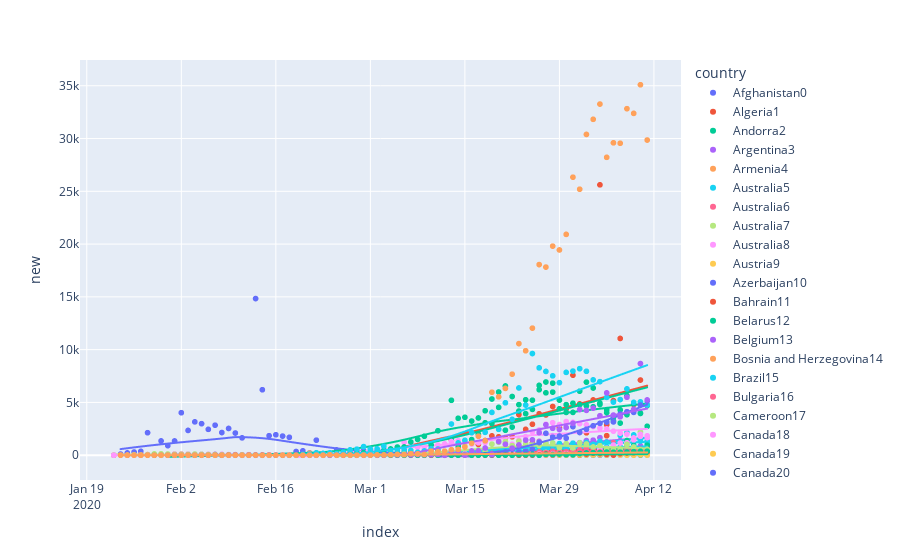

Write notebook code for a chart like this one.
### Code cell
#Create template for cleaning data
c1 = pd.concat([data4['index'], data4.iloc[:, 1:2]], axis = 1)
c1['country'] = c1.columns[1] + str(0)
c1.columns = ['index', 'new', 'country']
c1 = c1[c1['index'] >= c1[c1['new'] > 0]['index'].min()]
c1 = c1[c1['index'] <= c1[c1['new'] > 1]['index'].max()]
c1['prevTtl'] = c1['new'].cumsum() - c1['new']
c1['prevNew'] = c1.new.shift(1)
c1 = c1.fillna(0)
c1['rel2Peak'] = c1['index'] - c1[c1['new'] == c1['new'].max()]['index'].min()
r2p = []
for i in range(len(c1['rel2Peak'])):
    r = c1['rel2Peak'].iloc[i].days
    r2p.append(r)
c1['rel2Peak'] = r2p
c1['peak'] = c1[c1['new'] == c1['new'].max()]['new'].values[0]

#Clean and reshape data for plotting
forPlot = c1

for i in range(data4.shape[1] - 3):
    c = pd.concat([data4['index'], data4.iloc[:, i+2:i+3]], axis = 1)
    c['country'] = c.columns[1] + str(i+1)
    c.columns = ['index', 'new', 'country']
    c = c[c['index'] >= c[c['new'] > 0]['index'].min()]
    c = c[c['index'] <= c[c['new'] > 1]['index'].max()]
    c['prevTtl'] = c['new'].cumsum() - c['new']
    c['prevNew'] = c.new.shift(1)
    c = c.fillna(0)
    c['rel2Peak'] = c['index'] - c[c['new'] == c['new'].max()]['index'].min()
    r2p = []
    for k in range(len(c['rel2Peak'])):
        r = c['rel2Peak'].iloc[k].days
        r2p.append(r)
    c['rel2Peak'] = r2p
    c['peak'] = c[c['new'] == c['new'].max()]['new'].values[0]
    forPlot = pd.concat([forPlot, c])
    
#View a plot of the data
fig = px.scatter(forPlot, x='index', y='new', color = 'country', trendline="lowess")
fig.show()
